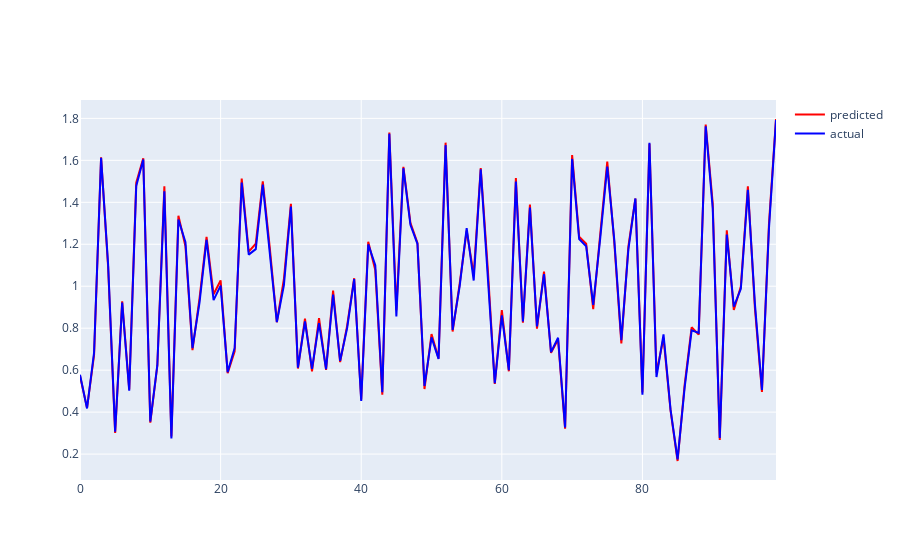

Notebook cell for this chart:
### Code cell
import plotly.graph_objects as go
import plotly.io as pio
pio.renderers.default = 'vscode'
y_true = Y_test.flatten().tolist()
x = np.arange(len(y_true))
fig = go.Figure()

fig.add_trace(go.Scatter(x=x, y=y_pred, name='predicted',
                         line=dict(color='red', width=2)))
fig.add_trace(go.Scatter(x=x, y=y_true, name='actual',
                         line=dict(color='blue', width=2)))
fig.show()
